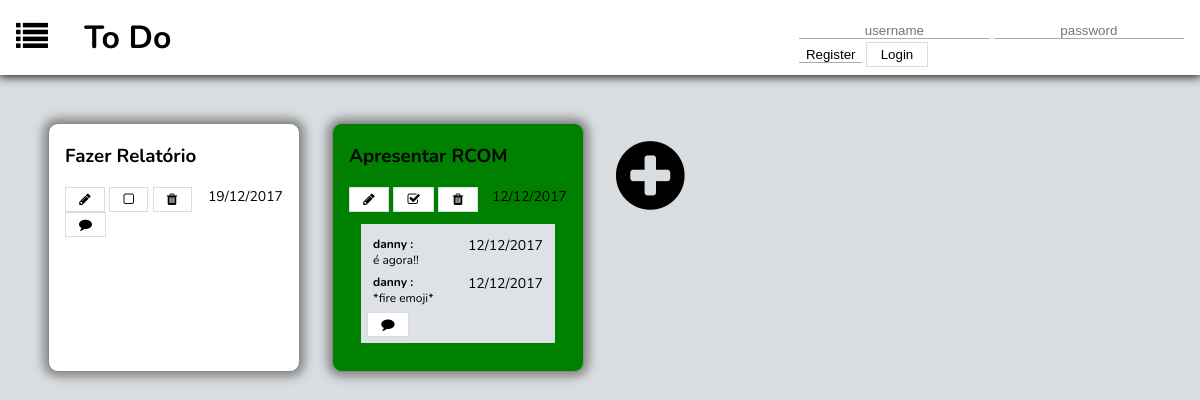
/list_page.php?list_id=3, run on the app's committed database.
### tables this page shows
CREATE TABLE users (
	usr_id INTEGER PRIMARY KEY AUTOINCREMENT,
	usr_username VARCHAR UNIQUE,
	usr_name VARCHAR NOT NULL,
	usr_email VARCHAR NOT NULL,
	usr_image VARCHAR NOT NULL,
	usr_password VARCHAR NOT NULL
);

### list_page.php (called while the page is built, shortened)
<?php
	include_once('includes/init.php');
	include_once('database/list.php');
	$todos = getListTodos($_GET['list_id']);
	$comments = array();
	foreach ($todos as $todo) {
		$comments[$todo['todo_id']] = getTodoComments($todo['todo_id']);
	}
	include_once('templates/common/header_todos_list.php');
	include_once('templates/todos/show_todos.php');
	include_once('templates/common/footer.php');
?>

### database/list.php (called while the page is built, shortened)
<?php
	function getListTodos($list_id){
		global $dbh;
		$stmt = $dbh->prepare("SELECT todos.todo_id, todos.name, todos.limit_date, todos.done FROM todos, hasItems, lists
								WHERE lists.id = hasItems.list_id AND hasItems.todo_id = todos.todo_id AND lists.id = ?");
		$stmt->execute(array($list_id));
		return $stmt->fetchAll();
	}
	function getTodoComments($todo_id){
		global $dbh;
		$stmt = $dbh->prepare("SELECT users.usr_username, comments.date_written, comments.comment_text
								FROM comments, users WHERE todo_id = ? AND comments.usr_id = users.usr_id");
		$stmt->execute(array($todo_id));
		return $stmt->fetchAll();
	}
?>

### templates/todos/show_todos.php (the view, shortened to what this page needs)
<div id="todos_only">
	<?php foreach ($todos as $todo) { ?>
		<?php
		if($todo['done'] == 1)
			$check = 'check';
		else
			$check = 'not_check';
		?>
		<div id=<?= $todo['todo_id']?> class="todo_only <?= $check ?>">
			<h3><?= $todo['name']?></h3>
			<span><?= date_format(date_create($todo['limit_date']), "d/m/Y")?></span>
				<button name="Edit"><i class="fa fa-pencil" aria-hidden="true"></i></button>
			<?php if($todo['done'] == 1){?>
				<button name="Check"><i class="fa fa-check-square-o" aria-hidden="true"></i></button>
			<?php } else {?>
				<button name="Check"><i class="fa fa-square-o" aria-hidden="true"></i></button>
			<?php } ?>
				<button name="Remove"><i class="fa fa-1x fa-trash" aria-hidden="true"></i></button>
				<?php
					if(sizeof($comments[$todo['todo_id']]) > 0)
						$class = "comments";
					else
						$class = "no_comments";
				?>
				<div class=<?= $class ?>>
					<?php foreach($comments[$todo['todo_id']] as $comment){?>
						<div class="comment">
							<p><?=$comment['usr_username']?></p>
							<span><?=date_format(date_create($comment['date_written']), "d/m/Y")?></span>
							<p><?=$comment['comment_text']?></p>
						</div>
					<?php } ?>
					<button><i class="fa fa-comment" aria-hidden="true"></i></button>
				</div>
		</div>
	<?php } ?>
	<div id="ultimo">
		<a href="#"><i class="fa fa-plus-circle" aria-hidden="true"></i></a>
	</div>
</div>

### css/list_page.css (style rules this page uses)
body { background-color: #d9dde0; font-family: 'Nunito', sans-serif; margin: 0; }
a { text-decoration: none; color: black; }
button, input[type="Submit"] { padding: 0.3em 1em; background-color: white; border: 1px solid #d9dde0; color: black; }
#todos_only { margin: 2em; display: grid; grid-template-columns: 25% 25% 25% 25%; grid-template-rows: auto; }
#todos_only > * { display: inline-block; margin: 1em 1em; }
.todo_only { background-color: white; padding: 0 1em 1em 1em; margin: 0 auto; border: 1px solid #888888; border-radius: 10px; box-shadow: 0px 0px 10px 5px #888888; transition: transform 0.5s; }
.todo_only span { font-size: 14px; float: right; }
#ultimo a { font-size: 5em; max-width: 10em; }
.check { background-color: green; }
.not_check { background-color: white; }
.comments { background-color: #dee1e5; margin: 1em; padding: 0.5em; font-size: 12px; overflow-y: auto; max-height: 10em; }
.no_comments { background-color: white; display: inline-block; }
.no_comments button { font-size: 13px; }
.comment { margin: 0.5em; }
.comment p { margin: 0; }
.comment p:first-child { font-weight: bold; display: inline-block; }
.comment p:first-child:after { content: " :"; }

### data on the page
users: usr_username "danny", date_written "12/12/2017", comment_text "é agora!!", comment_text "*fire emoji*"

### other printed values
$todo['name'] "Fazer Relatório"
date_format(date_create($todo['limit_date']), "d/m/Y") "19/12/2017"
$todo['name'] "Apresentar RCOM"
date_format(date_create($todo['limit_date']), "d/m/Y") "12/12/2017"
